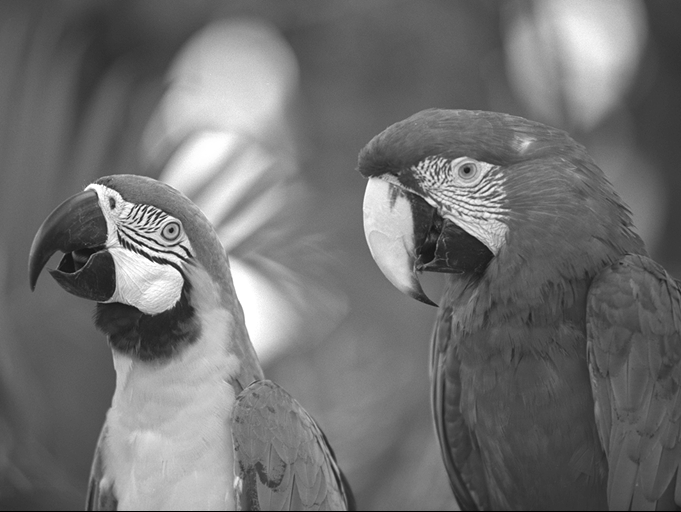
#> input picture lab1/lab1_gray.png, 681 x 512 px
$ python zad1.py
#> lines starting #> are read from the running program, lines starting #| are printed output that depends on the picture
import matplotlib.pyplot as plt
import matplotlib.image as mpimg

img = mpimg.imread('lab1_gray.png')
#> img is the input picture: shape (512, 681) float32; min 0, max 1, mean 0.443

plt.imshow(img, cmap = 'gray')
plt.title('Oryginalny obraz')

plt.figure()
img2 = img[99:299, 349:549]
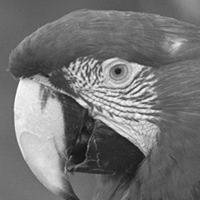
#> img2: shape (200, 200) float32; min 0.0784, max 0.996, mean 0.456
plt.imshow(img2, cmap = 'gray')
plt.title('Wycięty fragment')

plt.show()
